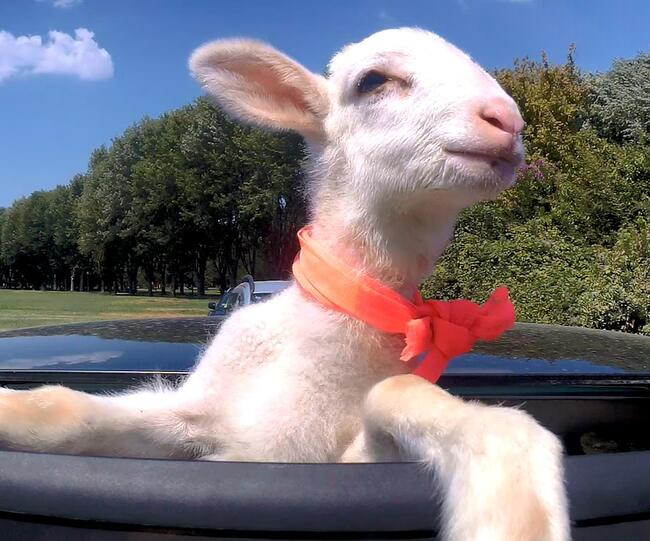
#> input picture Kuzu.jpg, 650 x 541 px
$ python transition.py
#> lines starting #> are read from the running program, lines starting #| are printed output that depends on the picture
from cv2 import imread, imshow
import numpy as np
import cv2 as cv

k = 0.1

sheep = imread("Kuzu.jpg")
#> sheep is the input picture: shape (541, 650, 3); mean B, G, R 124.3, 116.8, 120.9
graysheep = imread("Grikuzu.jpg")
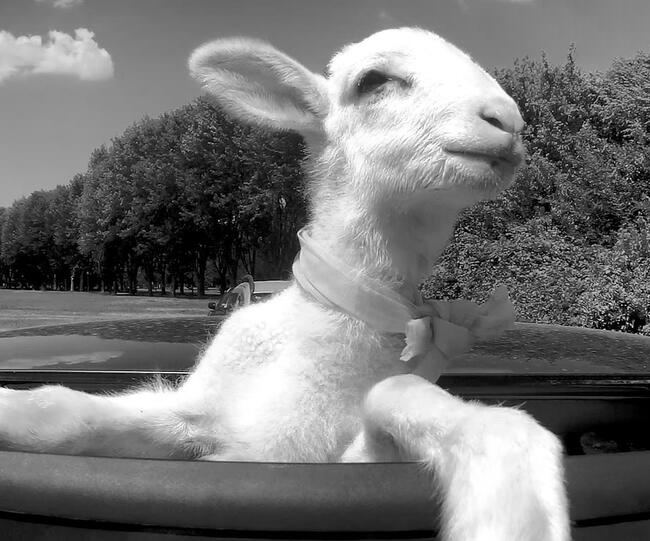
#> input picture Grikuzu.jpg, 650 x 541 px
#> graysheep is the input picture: shape (541, 650, 3); min 0, max 255, mean 118.9
blacksheep = np.zeros(sheep.shape,np.uint8)
monkey = imread("maymun.jpeg")
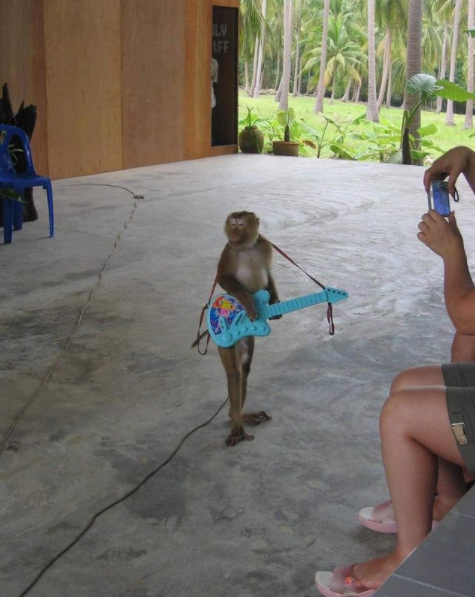
#> input picture maymun.jpeg, 475 x 597 px
#> monkey is the input picture: shape (597, 475, 3); mean B, G, R 105.5, 115.4, 119.5
backg = imread("backscreen.jpg")
rows,cols,channels = sheep.shape
#> rows = 541; cols = 650; channels = 3
#> (the run stopped early here; a loop or call above may not have finished)
